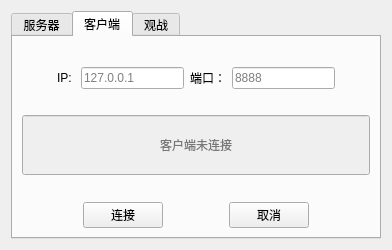
<?xml version="1.0" encoding="UTF-8"?>
<ui version="4.0">
 <class>NetConnectDialog</class>
 <widget class="QDialog" name="NetConnectDialog">
  <property name="geometry">
   <rect>
    <x>0</x>
    <y>0</y>
    <width>392</width>
    <height>250</height>
   </rect>
  </property>
  <property name="windowTitle">
   <string>Dialog</string>
  </property>
  <layout class="QVBoxLayout" name="verticalLayout">
   <item>
    <widget class="QTabWidget" name="tabWidget">
     <property name="currentIndex">
      <number>1</number>
     </property>
     <widget class="QWidget" name="server">
      <property name="contextMenuPolicy">
       <enum>Qt::PreventContextMenu</enum>
      </property>
      <attribute name="title">
       <string>服务器</string>
      </attribute>
      <layout class="QVBoxLayout" name="verticalLayout_3">
       <item>
        <layout class="QVBoxLayout" name="verticalLayout_2">
         <item>
          <spacer name="verticalSpacer_5">
           <property name="orientation">
            <enum>Qt::Vertical</enum>
           </property>
           <property name="sizeHint" stdset="0">
            <size>
             <width>20</width>
             <height>40</height>
            </size>
           </property>
          </spacer>
         </item>
         <item>
          <layout class="QHBoxLayout" name="horizontalLayout">
           <item>
            <spacer name="horizontalSpacer_4">
             <property name="orientation">
              <enum>Qt::Horizontal</enum>
             </property>
             <property name="sizeHint" stdset="0">
              <size>
               <width>40</width>
               <height>20</height>
              </size>
             </property>
            </spacer>
           </item>
           <item>
            <widget class="QLabel" name="label">
             <property name="text">
              <string>IP: </string>
             </property>
            </widget>
           </item>
           <item>
            <widget class="QLineEdit" name="serverIP">
             <property name="placeholderText">
              <string>127.0.0.1</string>
             </property>
            </widget>
           </item>
           <item>
            <widget class="QLabel" name="label_2">
             <property name="text">
              <string>端口：</string>
             </property>
            </widget>
           </item>
           <item>
            <widget class="QLineEdit" name="serverPort">
             <property name="placeholderText">
              <string>8888</string>
             </property>
            </widget>
           </item>
           <item>
            <spacer name="horizontalSpacer_5">
             <property name="orientation">
              <enum>Qt::Horizontal</enum>
             </property>
             <property name="sizeHint" stdset="0">
              <size>
               <width>40</width>
               <height>20</height>
              </size>
             </property>
            </spacer>
           </item>
          </layout>
         </item>
         <item>
          <spacer name="verticalSpacer_3">
           <property name="orientation">
            <enum>Qt::Vertical</enum>
           </property>
           <property name="sizeHint" stdset="0">
            <size>
             <width>20</width>
             <height>40</height>
            </size>
           </property>
          </spacer>
         </item>
         <item>
          <widget class="QLineEdit" name="serverHint">
           <property name="enabled">
            <bool>false</bool>
           </property>
           <property name="minimumSize">
            <size>
             <width>0</width>
             <height>60</height>
            </size>
           </property>
           <property name="inputMask">
            <string/>
           </property>
           <property name="alignment">
            <set>Qt::AlignCenter</set>
           </property>
           <property name="placeholderText">
            <string>服务器未开启</string>
           </property>
          </widget>
         </item>
         <item>
          <spacer name="verticalSpacer_4">
           <property name="orientation">
            <enum>Qt::Vertical</enum>
           </property>
           <property name="sizeHint" stdset="0">
            <size>
             <width>20</width>
             <height>40</height>
            </size>
           </property>
          </spacer>
         </item>
         <item>
          <layout class="QHBoxLayout" name="horizontalLayout_2">
           <item>
            <spacer name="horizontalSpacer">
             <property name="orientation">
              <enum>Qt::Horizontal</enum>
             </property>
             <property name="sizeHint" stdset="0">
              <size>
               <width>40</width>
               <height>20</height>
              </size>
             </property>
            </spacer>
           </item>
           <item>
            <widget class="QPushButton" name="serverListen">
             <property name="text">
              <string>创建房间</string>
             </property>
            </widget>
           </item>
           <item>
            <spacer name="horizontalSpacer_2">
             <property name="orientation">
              <enum>Qt::Horizontal</enum>
             </property>
             <property name="sizeHint" stdset="0">
              <size>
               <width>40</width>
               <height>20</height>
              </size>
             </property>
            </spacer>
           </item>
           <item>
            <widget class="QPushButton" name="serverCancel">
             <property name="text">
              <string>取消</string>
             </property>
            </widget>
           </item>
           <item>
            <spacer name="horizontalSpacer_3">
             <property name="orientation">
              <enum>Qt::Horizontal</enum>
             </property>
             <property name="sizeHint" stdset="0">
              <size>
               <width>40</width>
               <height>20</height>
              </size>
             </property>
            </spacer>
           </item>
          </layout>
         </item>
        </layout>
       </item>
      </layout>
     </widget>
     <widget class="QWidget" name="client">
      <attribute name="title">
       <string>客户端</string>
      </attribute>
      <layout class="QVBoxLayout" name="verticalLayout_5">
       <item>
        <layout class="QVBoxLayout" name="verticalLayout_4">
         <item>
          <spacer name="verticalSpacer_6">
           <property name="orientation">
            <enum>Qt::Vertical</enum>
           </property>
           <property name="sizeHint" stdset="0">
            <size>
             <width>20</width>
             <height>40</height>
            </size>
           </property>
          </spacer>
         </item>
         <item>
          <layout class="QHBoxLayout" name="horizontalLayout_3">
           <item>
            <spacer name="horizontalSpacer_6">
             <property name="orientation">
              <enum>Qt::Horizontal</enum>
             </property>
             <property name="sizeHint" stdset="0">
              <size>
               <width>40</width>
               <height>20</height>
              </size>
             </property>
            </spacer>
           </item>
           <item>
            <widget class="QLabel" name="label_3">
             <property name="text">
              <string>IP: </string>
             </property>
            </widget>
           </item>
           <item>
            <widget class="QLineEdit" name="clientIP">
             <property name="placeholderText">
              <string>127.0.0.1</string>
             </property>
            </widget>
           </item>
           <item>
            <widget class="QLabel" name="label_4">
             <property name="text">
              <string>端口：</string>
             </property>
            </widget>
           </item>
           <item>
            <widget class="QLineEdit" name="clientPort">
             <property name="placeholderText">
              <string>8888</string>
             </property>
            </widget>
           </item>
           <item>
            <spacer name="horizontalSpacer_7">
             <property name="orientation">
              <enum>Qt::Horizontal</enum>
             </property>
             <property name="sizeHint" stdset="0">
              <size>
               <width>40</width>
               <height>20</height>
              </size>
             </property>
            </spacer>
           </item>
          </layout>
         </item>
         <item>
          <spacer name="verticalSpacer">
           <property name="orientation">
            <enum>Qt::Vertical</enum>
           </property>
           <property name="sizeHint" stdset="0">
            <size>
             <width>20</width>
             <height>40</height>
            </size>
           </property>
          </spacer>
         </item>
         <item>
          <widget class="QLineEdit" name="clientHint">
           <property name="enabled">
            <bool>false</bool>
           </property>
           <property name="minimumSize">
            <size>
             <width>0</width>
             <height>60</height>
            </size>
           </property>
           <property name="inputMask">
            <string/>
           </property>
           <property name="alignment">
            <set>Qt::AlignCenter</set>
           </property>
           <property name="placeholderText">
            <string>客户端未连接</string>
           </property>
          </widget>
         </item>
         <item>
          <spacer name="verticalSpacer_2">
           <property name="orientation">
            <enum>Qt::Vertical</enum>
           </property>
           <property name="sizeHint" stdset="0">
            <size>
             <width>20</width>
             <height>40</height>
            </size>
           </property>
          </spacer>
         </item>
         <item>
          <layout class="QHBoxLayout" name="horizontalLayout_4">
           <item>
            <spacer name="horizontalSpacer_8">
             <property name="orientation">
              <enum>Qt::Horizontal</enum>
             </property>
             <property name="sizeHint" stdset="0">
              <size>
               <width>40</width>
               <height>20</height>
              </size>
             </property>
            </spacer>
           </item>
           <item>
            <widget class="QPushButton" name="clientConnect">
             <property name="text">
              <string>连接</string>
             </property>
            </widget>
           </item>
           <item>
            <spacer name="horizontalSpacer_9">
             <property name="orientation">
              <enum>Qt::Horizontal</enum>
             </property>
             <property name="sizeHint" stdset="0">
              <size>
               <width>40</width>
               <height>20</height>
              </size>
             </property>
            </spacer>
           </item>
           <item>
            <widget class="QPushButton" name="clientCancel">
             <property name="text">
              <string>取消</string>
             </property>
            </widget>
           </item>
           <item>
            <spacer name="horizontalSpacer_10">
             <property name="orientation">
              <enum>Qt::Horizontal</enum>
             </property>
             <property name="sizeHint" stdset="0">
              <size>
               <width>40</width>
               <height>20</height>
              </size>
             </property>
            </spacer>
           </item>
          </layout>
         </item>
        </layout>
       </item>
      </layout>
     </widget>
     <widget class="QWidget" name="tab">
      <attribute name="title">
       <string>观战</string>
      </attribute>
     </widget>
    </widget>
   </item>
  </layout>
 </widget>
 <resources/>
 <connections/>
</ui>
